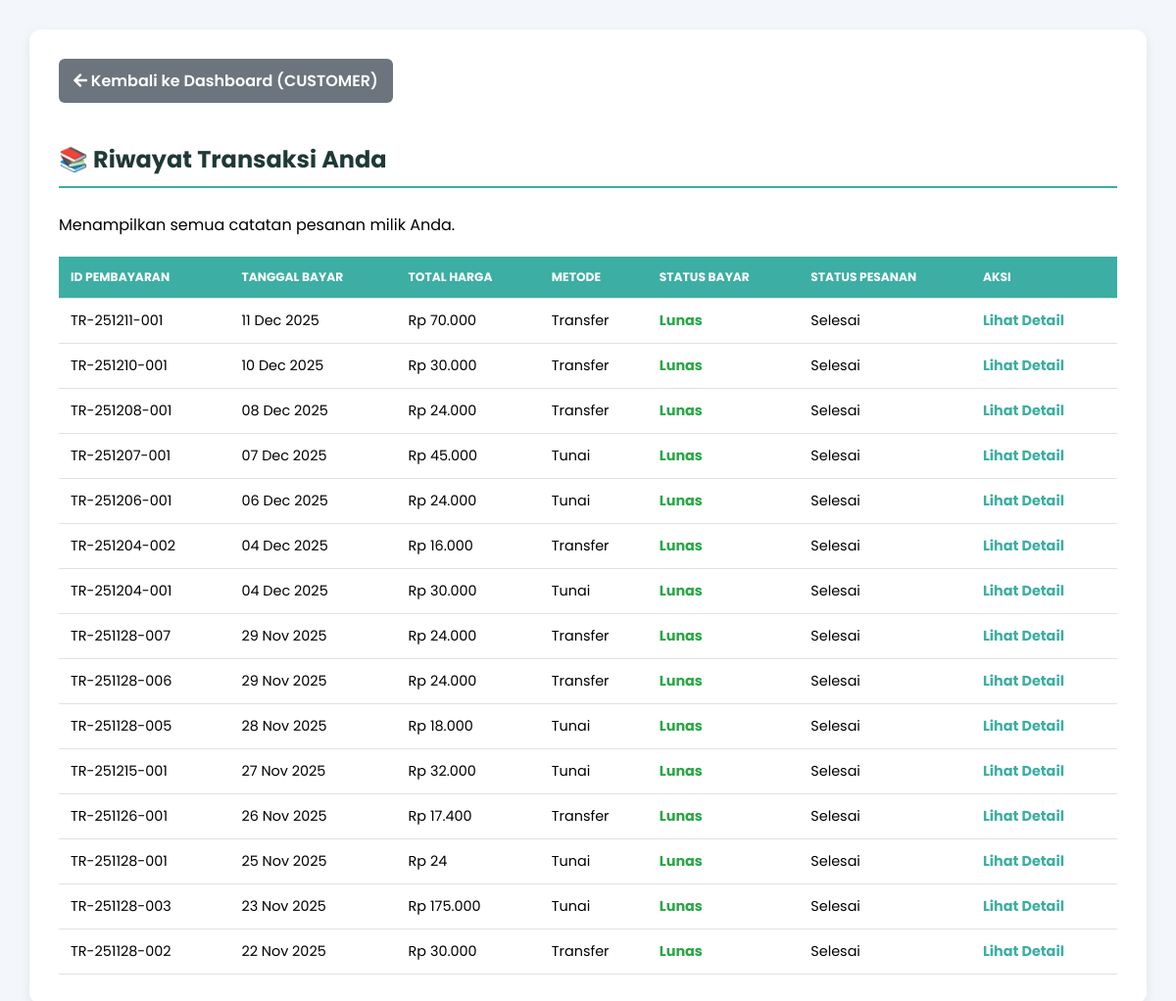
Screenshot of /riwayat_transaksi.php (signed in) with the database file from the repository.
### tables this page shows
CREATE TABLE `riwayat_transaksi` (
  `id_pembayaran` varchar(50) NOT NULL,
  `nama_pelanggan` varchar(100) NOT NULL,
  `tanggal_bayar` date NOT NULL,
  `total_harga` decimal(15,2) NOT NULL,
  `jumlah_bayar` decimal(15,2) NOT NULL,
  `metode` varchar(50) NOT NULL,
  `status_bayar` enum('Lunas','Belum Lunas') NOT NULL,
  `status_pesanan` enum('Selesai','Proses') NOT NULL,
  `kode_bayar` varchar(50) DEFAULT NULL,
  `rekening_tujuan` varchar(100) DEFAULT NULL
);

### riwayat_transaksi.php (the view, shortened to what this page needs)
<?php
include 'koneksi.php';
$user_role = $_SESSION['role'];
$is_kasir = ($user_role === 'kasir');
$dashboard_url = ($is_kasir) ? 'dashboard_kasir.php' : 'dashboard_pelanggan.php';
$conn = new mysqli($host, $user, $pass, $db);
$sql_history = "SELECT id_pembayaran, tanggal_bayar, total_harga, metode, status_bayar, status_pesanan
                FROM riwayat_transaksi
                WHERE 1=1";
$sql_history .= " ORDER BY tanggal_bayar DESC, id_pembayaran DESC";
$stmt = $conn->prepare($sql_history);
$stmt->execute();
$result_history = $stmt->get_result();
function formatRupiah($angka) {
    return 'Rp ' . number_format($angka, 0, ',', '.');
}
function getStatusClass($status_text, $type = 'bayar') {
    $status_text = strtolower($status_text);
    if ($type === 'bayar') {
        if ($status_text === 'lunas') return 'status-lunas';
        return 'status-belum-lunas';
    } else {
        if ($status_text === 'selesai') return 'status-selesai';
        return '';
    }
}
?>
<!DOCTYPE html>
<html lang="id">
<head>
    <link rel="stylesheet" href="https://cdnjs.cloudflare.com/ajax/libs/font-awesome/5.15.4/css/all.min.css">
</head>
<body>
    <div class="container">
        <a href="<?= htmlspecialchars($dashboard_url); ?>" class="btn-back">
            <i class="fas fa-arrow-left"></i> Kembali ke Dashboard (<?= strtoupper($user_role); ?>)
        </a>
        <h2>📚 Riwayat Transaksi Anda</h2>
        <p>
            Menampilkan semua catatan pesanan
            <?php echo $is_kasir ? 'yang ada dalam sistem.' : 'milik Anda.'; ?>
        </p>
        <div class="table-container">
            <table class="data-table">
                <thead>
                    <tr>
                        <th>ID Pembayaran</th>
                        <th>Tanggal Bayar</th>
                        <th>Total Harga</th>
                        <th>Metode</th>
                        <th>Status Bayar</th>
                        <th>Status Pesanan</th>
                        <th>Aksi</th>
                    </tr>
                </thead>
                <tbody>
                    <?php
                    if ($result_history && $result_history->num_rows > 0):
                        while($row = $result_history->fetch_assoc()):
                            $class_bayar = getStatusClass($row['status_bayar'], 'bayar');
                            $class_pesanan = getStatusClass($row['status_pesanan'], 'pesanan');
                    ?>
                        <tr>
                            <td><?= htmlspecialchars($row['id_pembayaran']); ?></td>
                            <td><?= htmlspecialchars(date('d M Y', strtotime($row['tanggal_bayar']))); ?></td>
                            <td><?= formatRupiah($row['total_harga']); ?></td>
                            <td><?= htmlspecialchars($row['metode']); ?></td>
                            <td class="<?= $class_bayar; ?>"><?= htmlspecialchars($row['status_bayar']); ?></td>
                            <td class="status-<?= $class_pesanan; ?>"><?= htmlspecialchars($row['status_pesanan']); ?></td>
                            <td>
                                <a href="detail_pesanan.php?id=<?= urlencode($row['id_pembayaran']); ?>" class="btn-action-view">Lihat Detail</a>
                            </td>
                        </tr>
                    <?php
                        endwhile;
                    endif; ?>
                </tbody>
            </table>
        </div>
    </div>
</body>
</html>

### riwayat_transaksi.php (style rules this page uses)
:root { --primary-color: #3caea3; --secondary-color: #1f3936; --background-light: #f3f7fb; --card-shadow: 0 4px 12px rgba(0,0,0,0.08); }
body { margin: 0; font-family:'Poppins', sans-serif; background: var(--background-light); padding: 30px; }
.container { max-width: 1400px; margin: 0 auto; background: white; padding: 30px; border-radius: 12px; box-shadow: var(--card-shadow); }
h2 { color: var(--secondary-color); border-bottom: 2px solid var(--primary-color); padding-bottom: 10px; margin-bottom: 25px; }
.btn-back { display: inline-block; margin-bottom: 20px; background-color: #6c757d; color: white; padding: 10px 15px; border-radius: 6px; text-decoration: none; font-weight: 600; transition: background 0.3s; }
.data-table { width: 100%; border-collapse: collapse; margin-top: 20px; font-size: 0.9em; }
.data-table th, .data-table td { padding: 12px; text-align: left; border-bottom: 1px solid #dee2e6; }
.data-table th { background-color: var(--primary-color); color: white; text-transform: uppercase; font-size: 0.85em; }
.status-lunas { color: #28a745; font-weight: bold; }
.btn-action-view { color: var(--primary-color); text-decoration: none; font-weight: bold; margin-right: 5px; }

### rows the page displays
riwayat_transaksi: id_pembayaran "TR-251211-001", tanggal_bayar "11 Dec 2025", total_harga "Rp 70.000", metode "Transfer", status_bayar "Lunas", status_pesanan "Selesai"
riwayat_transaksi: id_pembayaran "TR-251210-001", tanggal_bayar "10 Dec 2025", total_harga "Rp 30.000", metode "Transfer", status_bayar "Lunas", status_pesanan "Selesai"
riwayat_transaksi: id_pembayaran "TR-251208-001", tanggal_bayar "08 Dec 2025", total_harga "Rp 24.000", metode "Transfer", status_bayar "Lunas", status_pesanan "Selesai"
riwayat_transaksi: id_pembayaran "TR-251207-001", tanggal_bayar "07 Dec 2025", total_harga "Rp 45.000", metode "Tunai", status_bayar "Lunas", status_pesanan "Selesai"
riwayat_transaksi: id_pembayaran "TR-251206-001", tanggal_bayar "06 Dec 2025", total_harga "Rp 24.000", metode "Tunai", status_bayar "Lunas", status_pesanan "Selesai"
riwayat_transaksi: id_pembayaran "TR-251204-002", tanggal_bayar "04 Dec 2025", total_harga "Rp 16.000", metode "Transfer", status_bayar "Lunas", status_pesanan "Selesai"
riwayat_transaksi: id_pembayaran "TR-251204-001", tanggal_bayar "04 Dec 2025", total_harga "Rp 30.000", metode "Tunai", status_bayar "Lunas", status_pesanan "Selesai"
riwayat_transaksi: id_pembayaran "TR-251128-007", tanggal_bayar "29 Nov 2025", total_harga "Rp 24.000", metode "Transfer", status_bayar "Lunas", status_pesanan "Selesai"
riwayat_transaksi: id_pembayaran "TR-251128-006", tanggal_bayar "29 Nov 2025", total_harga "Rp 24.000", metode "Transfer", status_bayar "Lunas", status_pesanan "Selesai"
riwayat_transaksi: id_pembayaran "TR-251128-005", tanggal_bayar "28 Nov 2025", total_harga "Rp 18.000", metode "Tunai", status_bayar "Lunas", status_pesanan "Selesai"
riwayat_transaksi: id_pembayaran "TR-251215-001", tanggal_bayar "27 Nov 2025", total_harga "Rp 32.000", metode "Tunai", status_bayar "Lunas", status_pesanan "Selesai"
riwayat_transaksi: id_pembayaran "TR-251126-001", tanggal_bayar "26 Nov 2025", total_harga "Rp 17.400", metode "Transfer", status_bayar "Lunas", status_pesanan "Selesai"
riwayat_transaksi: id_pembayaran "TR-251128-001", tanggal_bayar "25 Nov 2025", total_harga "Rp 24", metode "Tunai", status_bayar "Lunas", status_pesanan "Selesai"
riwayat_transaksi: id_pembayaran "TR-251128-003", tanggal_bayar "23 Nov 2025", total_harga "Rp 175.000", metode "Tunai", status_bayar "Lunas", status_pesanan "Selesai"
riwayat_transaksi: id_pembayaran "TR-251128-002", tanggal_bayar "22 Nov 2025", total_harga "Rp 30.000", metode "Transfer", status_bayar "Lunas", status_pesanan "Selesai"

### other values shown
$user_role "CUSTOMER"
